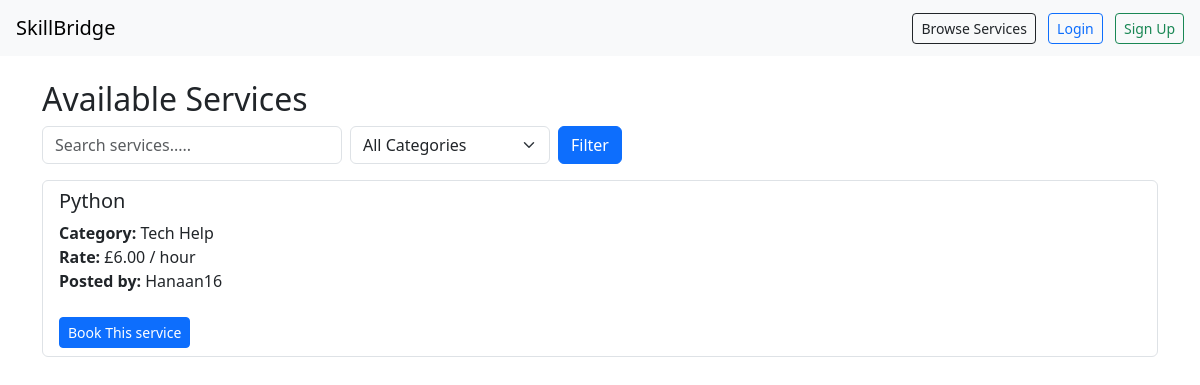
The page /services/all/ on the database as committed earlier.
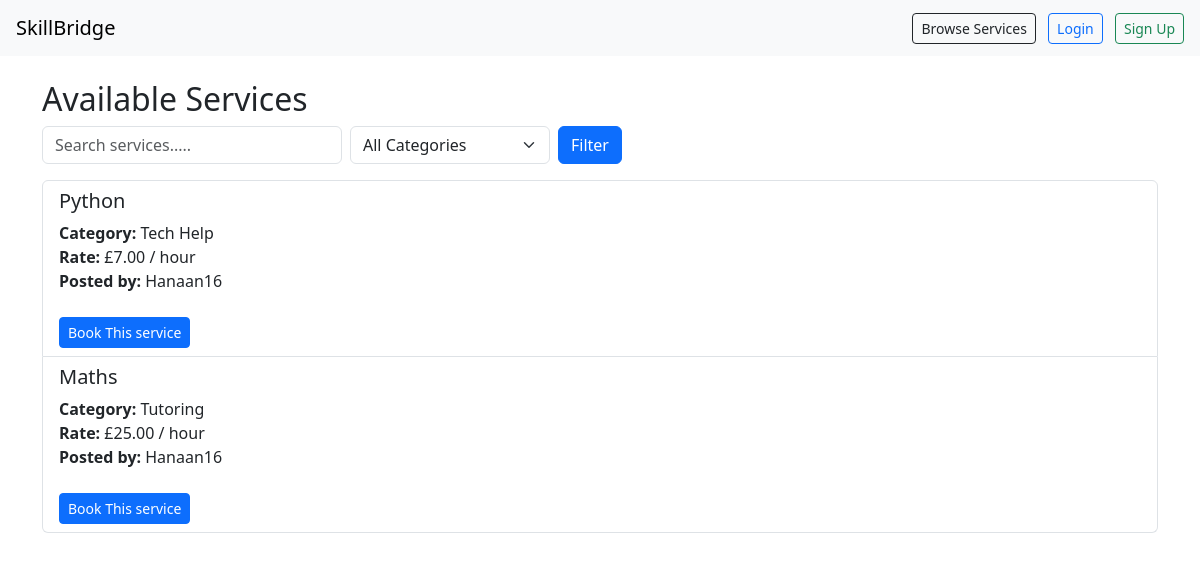
The same page on the database as committed later.
### services/models.py (models this page shows, shortened)
class SkillService(models.Model):
    CATEGORY_CHOICES = [
        ('Tutoring', 'Tutoring'),
        ('Tech Help', 'Tech Help'),
        ('Sewing', 'Sewing'),
        ('Gardening', 'Gardening'),
        ('Other', 'Other'),
    ]
    provider = models.ForeignKey(User, on_delete=models.CASCADE)
    title = models.CharField(max_length=100)
    description = models.TextField()
    category = models.CharField(max_length=50, choices=CATEGORY_CHOICES)
    rate_per_hour = models.DecimalField(max_digits=6, decimal_places=2)
    is_approved = models.BooleanField(default=False)
    created_at = models.DateTimeField(auto_now_add=True)

### services/views.py (the view)
# urls.py: path('all/', service_list, name='service_list'),
def service_list(request):
    query = request.GET.get('q')
    category = request.GET.get('category')
    services = SkillService.objects.filter(is_approved=True)
    if query:
        services = services.filter(title__icontains=query)
    if category and category != 'All':
        services = services.filter(category=category)
    return render(request, 'services/service_list.html', {
        'services': services,
        'query': query or '',
        'category': category or 'All'
    })

### services/templates/services/service_list.html (shortened to what this page needs)
{% extends 'base.html' %}
{% block content %}
<h2>Available Services</h2>
<form method="get" class="mb-3 d-flex gap-2">
    <input type="text" name="q" value="{{ query }}" placeholder="Search services....." class="form-control" style="max-width: 300px;">
    <select name="category" class="form-select" style="max-width: 200px">
        <option value="All" {% if category == 'All' %}selected{% endif %}>All Categories</option>
    </select>
    <button type="submit" class="btn btn-primary">Filter</button>
</form>
{% if services %}
<div class="list-group">
    {% for service in services %}
    <div class="list-group-item">
        <h5>{{ service.title }}</h5>
        <p>
         <strong>Category:</strong> {{ service.category }} <br>
         <strong>Rate:</strong> £{{ service.rate_per_hour }} / hour <br>
         <strong>Posted by:</strong> {{service.provider.username }}
        </p>
        <a href="{% url 'book_service' service.id %}" class="btn btn-sm btn-primary mt-2">Book This service</a>
    </div>
    {% endfor %}
</div>
{% else %}
<p>No services are currently available</p>
{% endif %}
{% endblock %}

### templates/base.html (shortened to what this page needs)
<!DOCTYPE html>
<html lang="en">
<head>
    <link rel="stylesheet" href="https://cdn.jsdelivr.net/npm/bootstrap@5.3.0/dist/css/bootstrap.min.css">
</head>
<body>
<nav class="navbar navbar-expand-lg navbar-light bg-light px-3">
    <a class="navbar-brand" href="/">SkillBridge</a>
    <div class="ms-auto">
        <a class="btn btn-outline-dark btn-sm me-2" href="{% url 'service_list' %}">Browse Services</a>
        {% if user.is_authenticated %}
        <span class="me-2">Welcome, {{user.username}}</span>
        <a class="btn btn-outline-dark btn-sm me-2"  href="{% url 'dashboard' %}">Dashboard</a>
         <a class="btn btn-outline-success btn-sm me-2"  href="{% url 'submit_service' %}">Submit a Service</a>
       <form method="post" action="{% url 'logout' %}" style="display: inline;">
        {% csrf_token %}
        <button type="submit" class="btn btn-outline-secondary btn-sm">Logout</button>
       </form>
        {% else %}
        <a class="btn btn-outline-primary btn-sm"  href="{% url 'login' %}">Login</a>
        <a class="btn btn-outline-success btn-sm ms-2" href="{% url 'signup' %}">Sign Up</a>
        {% endif %}
    </div>
</nav>
    <div class="container mt-4">
        {% block content %}{% endblock %}
    </div>
</body>
</html>

Rows that differ between the two databases and show on the page:
changed SkillService "Python": rate_per_hour "6.00" → "7.00"
added SkillService: title "Maths", category "Tutoring", rate_per_hour "25.00", provider.username "Hanaan16"
